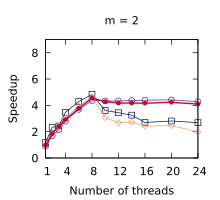

This chart was generated by the following gnuplot code:
set title "m = 2"
set terminal pdf size 2.2,2.0
set output "./results/LUD_n___512,_m___2.pdf"
set key off
set xrange [1:24]
set xtics (1, 4, 8, 12, 16, 20, 24)
set xlabel "Number of threads"
set yrange [0:9]
set ytics (0, 2, 4, 6, 8)
set ylabel "Speedup"
plot './results/LUD_n___512,_m___2.dat' using 1:2 title "Work stealing" pointsize 0.7 lw 1 pt 6 linecolor rgb "#5B2182" with linespoints, \
  './results/LUD_n___512,_m___2.dat' using 1:3 title "OpenMP (loops)" pointsize 0.7 lw 1 pt 4 linecolor rgb "#001240" with linespoints, \
  './results/LUD_n___512,_m___2.dat' using 1:4 title "OpenMP (tasks)" pointsize 0.7 lw 1 pt 12 linecolor rgb "#F3965E" with linespoints, \
  './results/LUD_n___512,_m___2.dat' using 1:5 title "Work assisting (our)" pointsize 0.4 lw 2 pt 7 linecolor rgb "#C00A35" with linespoints
